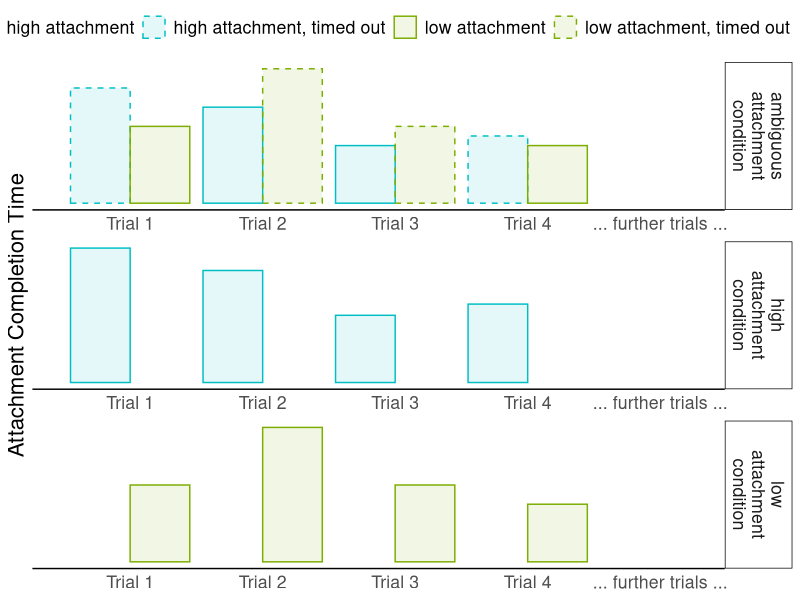

This chart was generated by the following R code: (Note: this script raises an error after producing the figure.)

library(tidyverse)
library(magrittr)
library(ggplot2)

cur_arrow <- arrow(length = unit(0.1, "inches"))

(df <- read.table(header = T, text = "
trial   attachment   latency
1       high      60
1       low       40
2       high      50
2       low       70
3       high      30
3       low       40
4       high      35
4       low       30
"))

df <- 
plyr::ldply(c("amb", "high", "low"), 
function(condition) {
  df$condition <- condition
  df
})
df %<>% mutate( latency = ifelse( (condition == "low" & attachment == "high") | (condition == "high" & attachment == "low"), NA, latency) )
df$condition %<>% dplyr::recode("amb"="ambiguous\nattachment\ncondition", "high"="high\nattachment\ncondition", "low"="low\nattachment\ncondition")

df %<>% group_by(condition, trial) %>% mutate(is_fastest = (latency == min(latency, na.rm = T)) )
df$attachment_success <- ifelse( is.na(df$is_fastest) | df$is_fastest, paste(df$attachment, "successful", sep="_"), paste(df$attachment, "timed_out", sep="_") )

cur_theme2 <- 
  theme(legend.position="top", axis.ticks.x = element_blank(),
        panel.grid.major = element_blank(), axis.ticks = element_line(colour = "black"), axis.line.x = element_line(),
        panel.background = element_blank(), panel.grid.minor = element_blank(), 
        legend.key = element_blank(), strip.background = element_rect(fill="white", color="black"),
        text = element_text(size = 16))

breaks = c("high_successful", "high_timed_out", "low_successful", "low_timed_out")
labels = c("high attachment", "high attachment, timed out", "low attachment", "low attachment, timed out")

# high (blue)  #00bfc4
# low (green) #7cae00

color_high <- "#00bfc4"
color_low <- "#7cae00"

p_smcm <-
ggplot(df, aes(trial, latency, color = attachment_success, fill = attachment_success, linetype = attachment_success)) + # , alpha = attachment_success
    geom_bar(stat = "identity", position =  "dodge", alpha = .1) + 
    facet_wrap(~condition, scales = "free", nrow = 3, strip.position = "right") + 
    cur_theme2 + scale_y_continuous(breaks = NULL) + xlab(NULL) + ylab("Attachment Completion Time") + 
    scale_x_continuous(breaks = c(1:4,5), labels = c(sprintf("Trial %d", 1:4), "... further trials ..."), limits = c(0.5,5.25)) +
    scale_fill_manual("", breaks = breaks, values = c(color_high, color_high, color_low, color_low), labels = labels) +
    scale_color_manual("", breaks = breaks, values = c(color_high, color_high, color_low, color_low), labels = labels) +
    #scale_alpha_manual(breaks = c("high_successful", "low_successful", "high_timed_out", "low_timed_out"), values = c(1, 1, .2, .2)) +
    scale_linetype_manual("", breaks = breaks, values = c("solid", "dashed", "solid", "dashed"), labels = labels ) #+
    #guides(fill=guide_legend(title=NULL), color=guide_legend(title=NULL), linetype=guide_legend(title=NULL))


# library(ggpubr)
# 
# ggarrange(p_uspec, p_smcm)

#illustrations_processes <- list(smcm = p_smcm, uspec = p_uspec)

#ggsave(illustrations_processes$uspec, file = "./manualFigures/illustrationUspec.pdf", width=10, height=3.25)
ggsave(p_smcm, file = path_illustration_dur_smcm, width=10, height=5)
